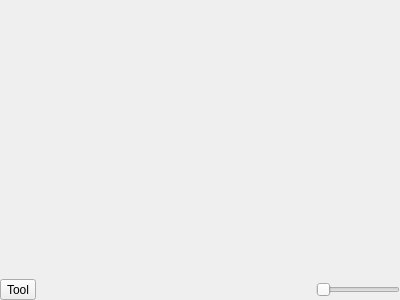
<?xml version="1.0" encoding="UTF-8"?>
<ui version="4.0">
 <class>EventTimelineView</class>
 <widget class="QWidget" name="EventTimelineView">
  <property name="geometry">
   <rect>
    <x>0</x>
    <y>0</y>
    <width>400</width>
    <height>300</height>
   </rect>
  </property>
  <property name="windowTitle">
   <string>Event Timeline</string>
  </property>
  <layout class="QVBoxLayout" name="verticalLayout_2">
   <property name="spacing">
    <number>0</number>
   </property>
   <property name="leftMargin">
    <number>0</number>
   </property>
   <property name="topMargin">
    <number>0</number>
   </property>
   <property name="rightMargin">
    <number>0</number>
   </property>
   <property name="bottomMargin">
    <number>0</number>
   </property>
   <item>
    <widget class="TimelineView" name="view" native="true">
     <property name="sizePolicy">
      <sizepolicy hsizetype="Preferred" vsizetype="MinimumExpanding">
       <horstretch>0</horstretch>
       <verstretch>0</verstretch>
      </sizepolicy>
     </property>
    </widget>
   </item>
   <item>
    <layout class="QHBoxLayout" name="tools">
     <item>
      <widget class="QToolButton" name="toolButton">
       <property name="text">
        <string>Tool</string>
       </property>
      </widget>
     </item>
     <item>
      <spacer name="horizontalSpacer">
       <property name="orientation">
        <enum>Qt::Horizontal</enum>
       </property>
       <property name="sizeHint" stdset="0">
        <size>
         <width>40</width>
         <height>20</height>
        </size>
       </property>
      </spacer>
     </item>
     <item>
      <widget class="QSlider" name="zoomSlider">
       <property name="sizePolicy">
        <sizepolicy hsizetype="Maximum" vsizetype="Fixed">
         <horstretch>0</horstretch>
         <verstretch>0</verstretch>
        </sizepolicy>
       </property>
       <property name="orientation">
        <enum>Qt::Horizontal</enum>
       </property>
      </widget>
     </item>
    </layout>
   </item>
  </layout>
 </widget>
 <customwidgets>
  <customwidget>
   <class>TimelineView</class>
   <extends>QWidget</extends>
   <header>Debugger/Tracing/TimelineView.h</header>
   <container>1</container>
  </customwidget>
 </customwidgets>
 <resources/>
 <connections/>
</ui>
